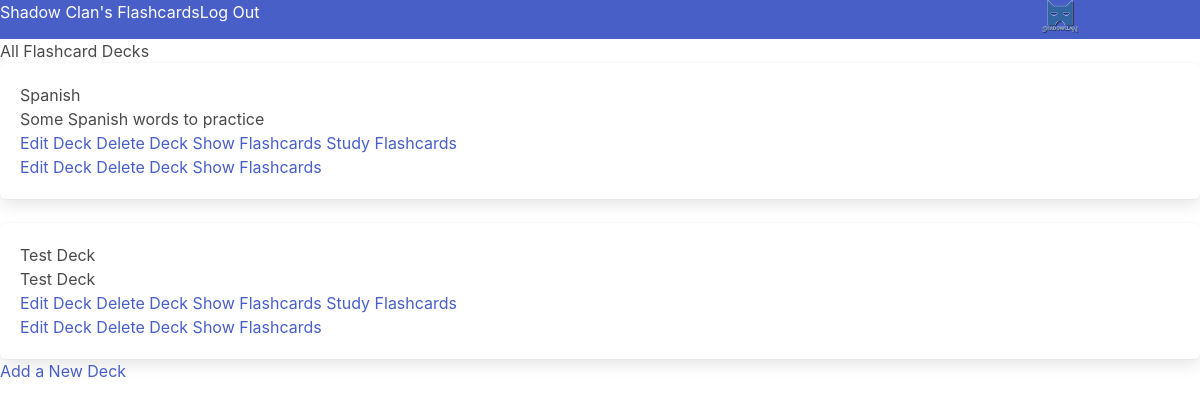
The page /decks (signed in) on the database as committed earlier.
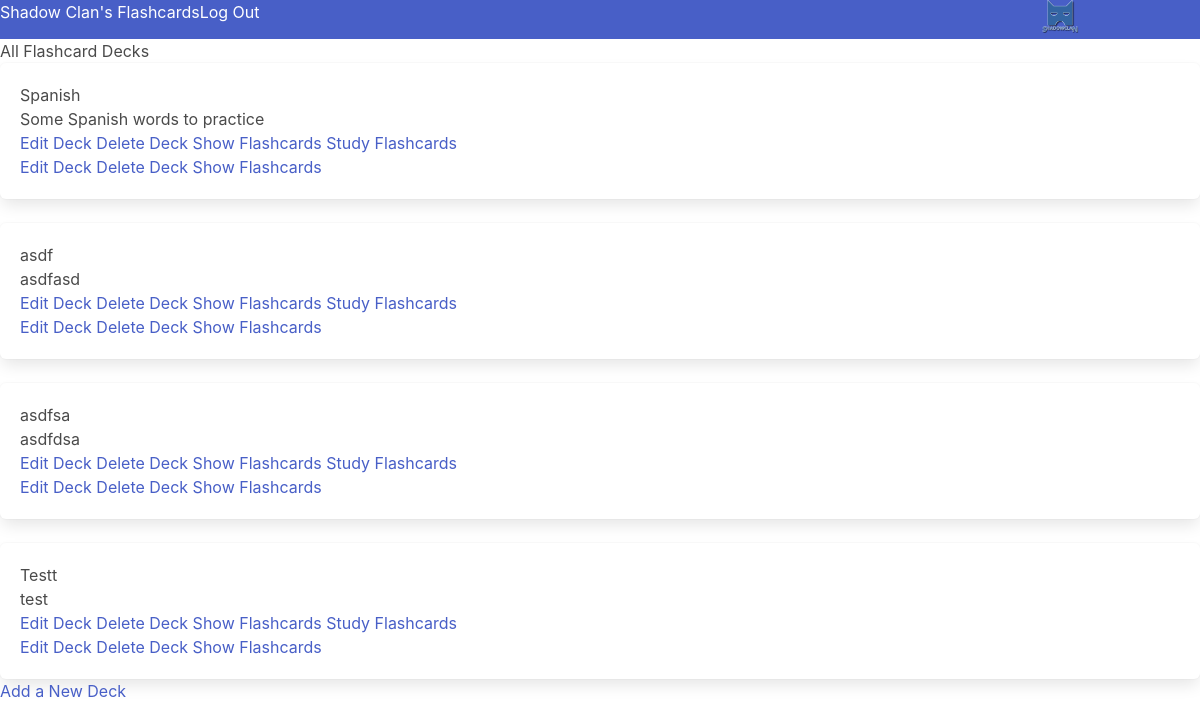
The same page on the database as committed later.
### flashcardsapp/models.py (models this page shows, shortened)
class Deck(models.Model):
    name = models.CharField(max_length=200)
    description = models.TextField(max_length=1000)
    deck_user = models.ForeignKey(
        User, on_delete=models.CASCADE, null=True, related_name="deck_user", db_column='deck_user',
    )
    flashcard = models.ForeignKey(
        "Flashcard", on_delete=models.CASCADE, null=True, blank=True, related_name="flashcard",
    )
    slug = models.SlugField(
        max_length=200,
        null=True,
        blank=True,
        unique=True,
    )
    date = models.DateTimeField(auto_now_add=datetime.now)

### flashcardsapp/views.py (the view)
# urls.py: path("decks", flash_views.deck_list, name="deck_list"),
@login_required(login_url="auth_login")
def deck_list(request):
    decks = Deck.objects.all()
    flashcards = FlashCard.objects.order_by('?').first()
    return render(
        request, "deck_list.html", {
            "decks": decks, "flashcards": flashcards}
    )

### templates/deck_list.html
{% extends "base.html" %}
{% block content %}
<section>
 <div class="pb5"><h1>All Flashcard Decks</h1></div>
  {% for deck in decks %}
  <div flex felx-wrap>
  <div class="box w5 h-75 pb5 pt4">
      <p class="f3 lh-copy">{{ deck.name }} </p>
      <p>{{ deck.description }} </p>
<div>
      <a href={% url 'edit_deck' slug=deck.slug pk=user.pk %}>Edit Deck</a>
      <a href={% url 'delete_deck' slug=deck.slug%}>Delete Deck</a>
      <a href={% url 'show_flashcards' slug=deck.slug %}>Show Flashcards</a>
      <a href={% url 'show_prompt' deck.slug flashcards.id%}>Study Flashcards</a>
<div class="pt4">
      <a href={% url 'edit_deck' slug=deck.slug pk=user.pk %} class="db">Edit Deck</a>
      <a href={% url 'delete_deck' slug=deck.slug%} class="db">Delete Deck</a>
      <a href={% url 'show_flashcards' slug=deck.slug %} class="db">Show Flashcards</a>
    </div>
 </div>
</div>
  {% empty %}
  <h2>Sorry, there are no results for that search term.</h2>
  {% endfor %}
</section>
<section class="pt4">
  <a href={% url 'add_deck' pk=user.pk %}>Add a New Deck</a>
</section>
{% endblock content %}

Rows that differ between the two databases and show on the page:
removed Deck: name "Test Deck", description "Test Deck"
added Deck: name "asdf", description "asdfasd"
added Deck: name "asdfsa", description "asdfdsa"
added Deck: name "Testt", description "test"
